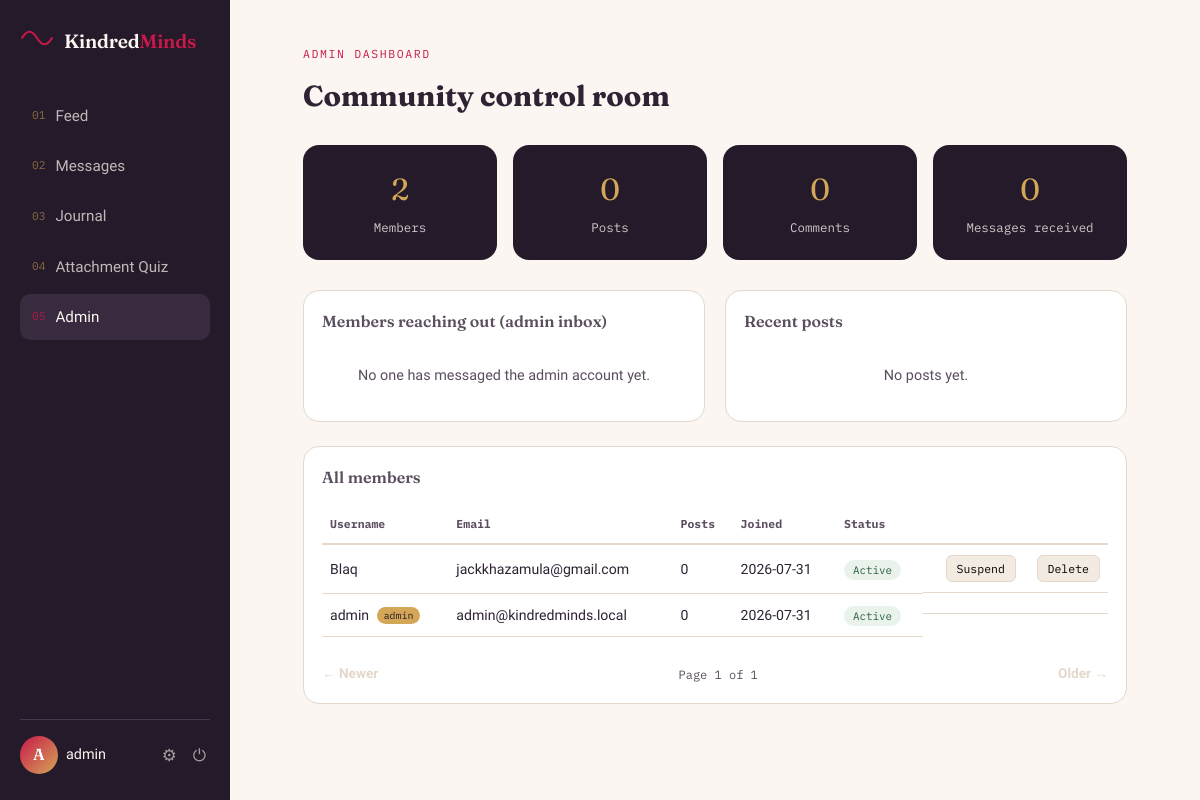
The page /admin (signed in) on the database its author committed.
### tables this page shows
CREATE TABLE users (
            id INTEGER PRIMARY KEY AUTOINCREMENT,
            username TEXT UNIQUE NOT NULL,
            email TEXT UNIQUE NOT NULL,
            password_hash TEXT NOT NULL,
            bio TEXT DEFAULT '',
            is_admin INTEGER DEFAULT 0,
            is_banned INTEGER DEFAULT 0,
            created_at TEXT NOT NULL
        );

### app.py (the view)
@app.route("/admin")
@admin_required
def admin_dashboard():
    db = get_db()
    page = max(int(request.args.get("page", 1)), 1)
    stats = {
        "users": db.execute("SELECT COUNT(*) c FROM users").fetchone()["c"],
        "posts": db.execute("SELECT COUNT(*) c FROM posts").fetchone()["c"],
        "comments": db.execute("SELECT COUNT(*) c FROM comments").fetchone()["c"],
        "messages_to_admin": db.execute(
            "SELECT COUNT(*) c FROM messages WHERE receiver_id = ?", (session["user_id"],)
        ).fetchone()["c"],
    }
    total_users = stats["users"]
    total_pages = max((total_users + USERS_PER_PAGE - 1) // USERS_PER_PAGE, 1)
    page = min(page, total_pages)
    offset = (page - 1) * USERS_PER_PAGE
    users = db.execute(
        """SELECT u.*, (SELECT COUNT(*) FROM posts p WHERE p.user_id = u.id) as post_count
           FROM users u ORDER BY u.created_at DESC LIMIT ? OFFSET ?""",
        (USERS_PER_PAGE, offset),
    ).fetchall()
    inbox_partners = db.execute(
        """
        SELECT u.id, u.username,
               (SELECT content FROM messages m2 WHERE m2.sender_id = u.id AND m2.receiver_id = :aid
                ORDER BY m2.created_at DESC LIMIT 1) as last_message,
               (SELECT created_at FROM messages m3 WHERE m3.sender_id = u.id AND m3.receiver_id = :aid
                ORDER BY m3.created_at DESC LIMIT 1) as last_time,
               (SELECT COUNT(*) FROM messages m4 WHERE m4.sender_id = u.id AND m4.receiver_id = :aid AND m4.is_read = 0) as unread
        FROM users u
        WHERE u.id IN (SELECT sender_id FROM messages WHERE receiver_id = :aid)
        ORDER BY last_time DESC
        """,
        {"aid": session["user_id"]},
    ).fetchall()
    recent_posts = db.execute(
        """SELECT p.*, u.username FROM posts p JOIN users u ON p.user_id = u.id
           ORDER BY p.created_at DESC LIMIT 10"""
    ).fetchall()
    return render_template(
        "admin.html",
        stats=stats, users=users, page=page, total_pages=total_pages,
        inbox_partners=inbox_partners, recent_posts=recent_posts,
    )

### app.py (called while the page is built)
def get_db():
    if "db" not in g:
        g.db = sqlite3.connect(DB_PATH)
        g.db.row_factory = sqlite3.Row
        g.db.execute("PRAGMA foreign_keys = ON")
    return g.db

def admin_required(view):
    @wraps(view)
    def wrapped(*args, **kwargs):
        if "user_id" not in session:
            flash("Please log in to continue.", "warning")
            return redirect(url_for("login"))
        if not session.get("is_admin"):
            abort(403)
        return view(*args, **kwargs)
    return wrapped

def current_user():
    if "user_id" not in session:
        return None
    return get_db().execute(
        "SELECT * FROM users WHERE id = ?", (session["user_id"],)
    ).fetchone()

@app.context_processor
def inject_user():
    return {"current_user": current_user(), "current_year": datetime.utcnow().year}

### templates/admin.html (shortened to what this page needs)
{% extends "base.html" %}
{% block content %}
<div class="page-head">
  <div>
    <span class="eyebrow">Admin dashboard</span>
    <h1>Community control room</h1>
  </div>
</div>
<div class="stat-grid">
  <div class="stat-card"><span class="stat-num">{{ stats.users }}</span><span class="stat-label">Members</span></div>
  <div class="stat-card"><span class="stat-num">{{ stats.posts }}</span><span class="stat-label">Posts</span></div>
  <div class="stat-card"><span class="stat-num">{{ stats.comments }}</span><span class="stat-label">Comments</span></div>
  <div class="stat-card"><span class="stat-num">{{ stats.messages_to_admin }}</span><span class="stat-label">Messages received</span></div>
</div>
<div class="admin-grid">
  <section class="admin-panel">
    <h3 class="panel-title">Members reaching out (admin inbox)</h3>
    {% for p in inbox_partners %}
      <a href="{{ url_for('conversation', username=p.username) }}" class="conversation-row">
        <span class="avatar">{{ p.username[0]|upper }}</span>
        <span class="conversation-info">
          <span class="conversation-name">{{ p.username }}</span>
          <span class="conversation-preview">{{ (p.last_message or '')[:60] }}</span>
        </span>
        {% if p.unread %}<span class="unread-badge">{{ p.unread }}</span>{% endif %}
      </a>
    {% else %}
      <p class="empty-state-sm">No one has messaged the admin account yet.</p>
    {% endfor %}
  </section>
  <section class="admin-panel">
    <h3 class="panel-title">Recent posts</h3>
    {% for post in recent_posts %}
      <div class="admin-post-row">
        <div>
          <strong>{{ post.username }}</strong>
          <p>{{ post.content[:90] }}{{ '…' if post.content|length > 90 }}</p>
        </div>
        <form method="POST" action="{{ url_for('admin_delete_post', post_id=post.id) }}">
          <button type="submit" class="icon-btn" onclick="return confirm('Delete this post?')">🗑</button>
        </form>
      </div>
    {% else %}
      <p class="empty-state-sm">No posts yet.</p>
    {% endfor %}
  </section>
</div>
<section class="admin-panel admin-panel-wide">
  <h3 class="panel-title">All members</h3>
  <table class="admin-table">
    <thead>
      <tr><th>Username</th><th>Email</th><th>Posts</th><th>Joined</th><th>Status</th><th></th></tr>
    </thead>
    <tbody>
      {% for u in users %}
      <tr>
        <td><a href="{{ url_for('profile', username=u.username) }}">{{ u.username }}</a> {% if u.is_admin %}<span class="badge-admin">admin</span>{% endif %}</td>
        <td>{{ u.email }}</td>
        <td>{{ u.post_count }}</td>
        <td>{{ u.created_at[:10] }}</td>
        <td>
          {% if u.is_banned %}<span class="status-pill status-banned">Suspended</span>
          {% else %}<span class="status-pill status-active">Active</span>{% endif %}
        </td>
        <td class="admin-actions">
          {% if not u.is_admin %}
          <form method="POST" action="{{ url_for('admin_ban_user', user_id=u.id) }}" class="inline-form">
            <button type="submit" class="btn-tiny">{{ 'Reinstate' if u.is_banned else 'Suspend' }}</button>
          </form>
          <form method="POST" action="{{ url_for('admin_delete_user', user_id=u.id) }}" class="inline-form">
            <button type="submit" class="btn-tiny btn-tiny-danger" onclick="return confirm('Delete {{ u.username }} permanently?')">Delete</button>
          </form>
          {% endif %}
        </td>
      </tr>
      {% endfor %}
    </tbody>
  </table>
  {% with endpoint='admin_dashboard', extra={} %}
    {% include "_pagination.html" %}
  {% endwith %}
</section>
{% endblock %}

### templates/base.html (shortened to what this page needs)
<!DOCTYPE html>
<html lang="en">
<head>
<link rel="stylesheet" href="{{ url_for('static', filename='css/style.css') }}">
</head>
<body class="{% block bodyclass %}{% endblock %}">
{% if current_user %}
<div class="app-shell">
  <aside class="sidenav">
    <a href="{{ url_for('feed') }}" class="brand">
      <span class="brand-mark">
        <svg viewBox="0 0 40 24" width="34" height="20" fill="none">
          <path d="M2 12 C 8 2, 14 2, 20 12 S 32 22, 38 12" stroke="var(--rose)" stroke-width="2.4" stroke-linecap="round"/>
        </svg>
      </span>
      <span class="brand-word">Kindred<em>Minds</em></span>
    </a>
    <nav class="nav-links">
      <a href="{{ url_for('feed') }}" class="{{ 'active' if request.endpoint == 'feed' }}">
        <span class="nav-eyebrow">01</span> Feed
      </a>
      <a href="{{ url_for('messages_inbox') }}" class="{{ 'active' if request.endpoint in ['messages_inbox','conversation'] }}">
        <span class="nav-eyebrow">02</span> Messages
      </a>
      <a href="{{ url_for('journal') }}" class="{{ 'active' if request.endpoint == 'journal' }}">
        <span class="nav-eyebrow">03</span> Journal
      </a>
      <a href="{{ url_for('quiz') }}" class="{{ 'active' if request.endpoint in ['quiz','quiz_result'] }}">
        <span class="nav-eyebrow">04</span> Attachment Quiz
      </a>
      {% if current_user.is_admin %}
      <a href="{{ url_for('admin_dashboard') }}" class="{{ 'active' if request.endpoint == 'admin_dashboard' }}">
        <span class="nav-eyebrow">05</span> Admin
      </a>
      {% endif %}
    </nav>
    <div class="sidenav-footer">
      <a href="{{ url_for('profile', username=current_user.username) }}" class="mini-profile">
        <span class="avatar">{{ current_user.username[0]|upper }}</span>
        <span class="mini-profile-name">{{ current_user.username }}</span>
      </a>
      <a href="{{ url_for('settings') }}" class="icon-link" title="Settings">⚙</a>
      <a href="{{ url_for('logout') }}" class="icon-link" title="Log out">⏻</a>
    </div>
  </aside>
  <main class="app-main">
    {% block content %}{% endblock %}
  </main>
</div>
{% endif %}
</body>
</html>

### templates/_pagination.html
<nav class="pagination" aria-label="Pagination">
  {% if page > 1 %}
    <a href="{{ url_for(endpoint, page=page-1, **extra) }}" class="page-link">&larr; Newer</a>
  {% else %}
    <span class="page-link disabled">&larr; Newer</span>
  {% endif %}
  <span class="page-status">Page {{ page }} of {{ total_pages }}</span>
  {% if page < total_pages %}
    <a href="{{ url_for(endpoint, page=page+1, **extra) }}" class="page-link">Older &rarr;</a>
  {% else %}
    <span class="page-link disabled">Older &rarr;</span>
  {% endif %}
</nav>

### rows shown on the page
users: username "A", username "admin", is_admin "admin", email "admin@kindredminds.local", post_count "0", created_at "2026-07-31", shows "Active"
users: username "Blaq", email "jackkhazamula@gmail.com", post_count "0", created_at "2026-07-31", shows "Active", is_banned "Suspend"

### other values the page prints
{{ stats.users }} "2"
{{ stats.posts }} "0"
{{ stats.comments }} "0"
{{ stats.messages_to_admin }} "0"
{{ page }} "1"
{{ total_pages }} "1"
